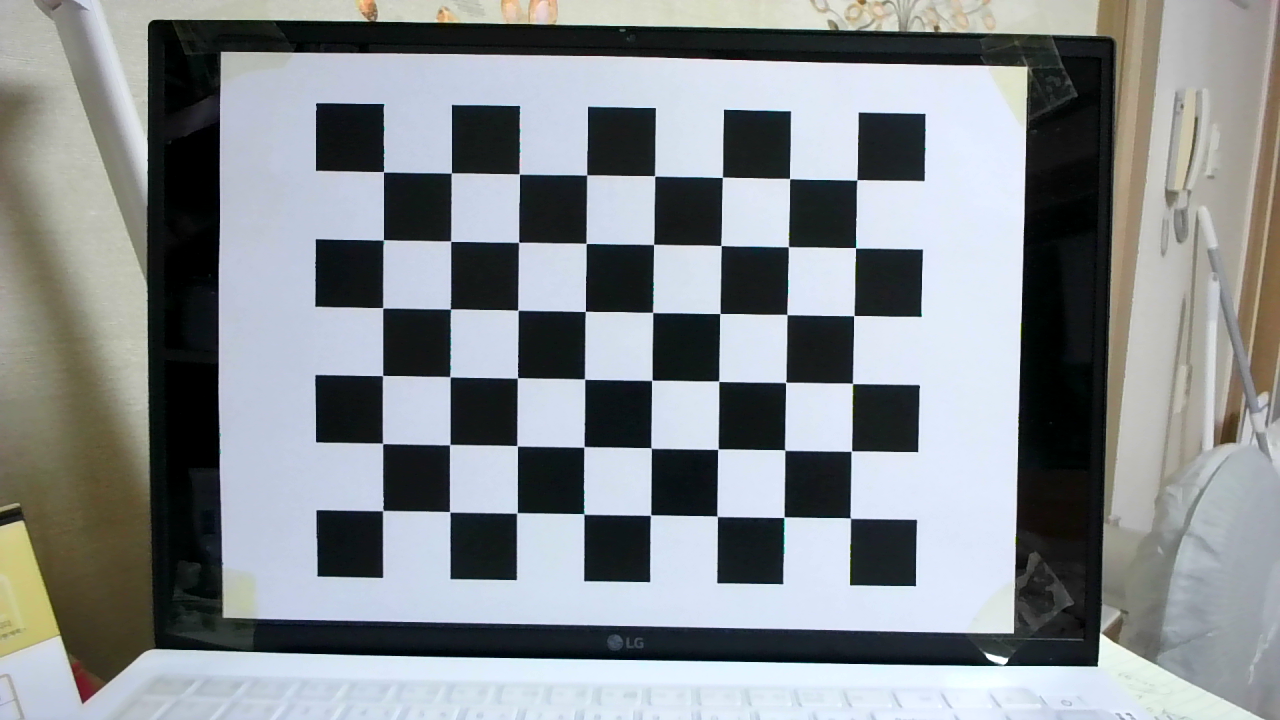
#> input picture capstone/checkerboards/capture_20260120_213259.png, 1280 x 720 px
$ python webcam_calibratiion2.py
#> lines starting #> are read from the running program, lines starting #| are printed output that depends on the picture
import cv2
import numpy as np
import os
import glob
import pickle

# ===================== 사용자 설정 =====================
IMAGE_DIR = "/home/a/Documents/capstone/checkerboards"
CALIB_FILE = "/home/a/Documents/capstone/webcam2_calibration_1280x720_25mm.pkl"

# 사용할 카메라 인덱스 (중요)
CAM_INDEX = 2

# 체커보드 내부 코너 개수 (8x6 vertices)
CHECKERBOARD = (8, 6)

# 한 칸 실제 크기: 25mm = 0.025m
SQUARE_SIZE_M = 0.025

# 캡처 해상도 (캘리/실시간 동일하게 유지 권장)
CAP_W, CAP_H = 1280, 720
# ======================================================


def calibrate_camera():
    criteria = (cv2.TERM_CRITERIA_EPS + cv2.TERM_CRITERIA_MAX_ITER, 30, 0.001)

    objpoints = []
    imgpoints = []

    objp = np.zeros((CHECKERBOARD[0] * CHECKERBOARD[1], 3), np.float32)
    objp[:, :2] = np.mgrid[0:CHECKERBOARD[0], 0:CHECKERBOARD[1]].T.reshape(-1, 2)
    objp *= SQUARE_SIZE_M

    pattern = os.path.join(IMAGE_DIR, "*.png")
    images = sorted(glob.glob(pattern))
    if len(images) == 0:
        raise FileNotFoundError(f"캘리브레이션 이미지가 없습니다: {pattern}")

    gray_size = None
    used = 0

    print(f"총 이미지 개수: {len(images)}")
    print("코너 검출 시작...")

    for fname in images:
        img = cv2.imread(fname)
#> img is the input picture: shape (720, 1280, 3); mean B, G, R 142.7, 139.4, 134.3
        if img is None:
            print(f"[SKIP] 이미지 로드 실패: {fname}")
            continue

        gray = cv2.cvtColor(img, cv2.COLOR_BGR2GRAY)
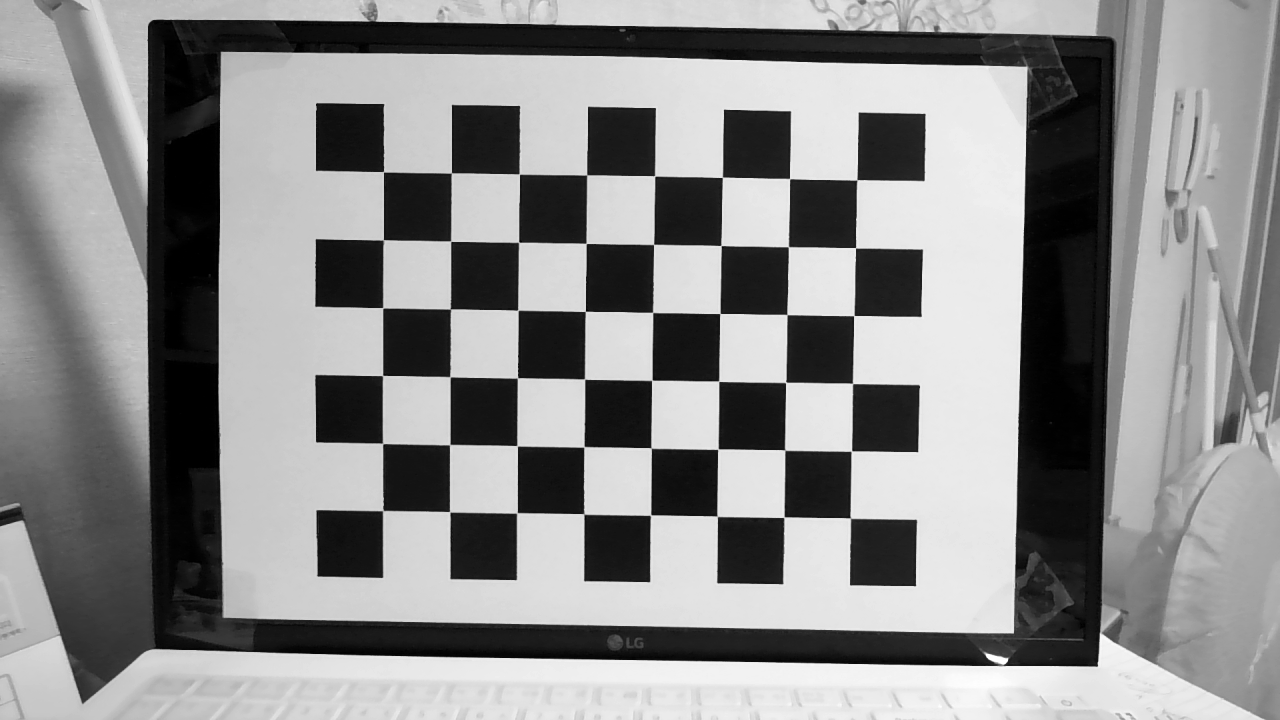
#> gray: shape (720, 1280); min 0, max 255, mean 138.1
        gray_size = gray.shape[::-1]  # (w, h)
#> gray_size = (1280, 720)

        ret, corners = cv2.findChessboardCorners(
            gray,
            CHECKERBOARD,
            cv2.CALIB_CB_ADAPTIVE_THRESH
            + cv2.CALIB_CB_FAST_CHECK
            + cv2.CALIB_CB_NORMALIZE_IMAGE
        )
#> ret = True; corners = 48 rows, first 8: [383.5, 171.6], [451.4, 172.8], [519.5, 174], [586.8, 174.8], [655, 175.8], [722.3, 177.5], [789.5, 178.6], [856.9, 179.7]

        if ret:
            corners2 = cv2.cornerSubPix(gray, corners, (11, 11), (-1, -1), criteria)
#> corners2 = 48 rows, first 8: [383.5, 171.7], [451.3, 173], [519.3, 174], [586.7, 175], [654.6, 175.8], [722.4, 177.3], [789.6, 178.5], [856.8, 179.8]
            objpoints.append(objp)
            imgpoints.append(corners2)
            used += 1

            vis = cv2.drawChessboardCorners(img.copy(), CHECKERBOARD, corners2, ret)
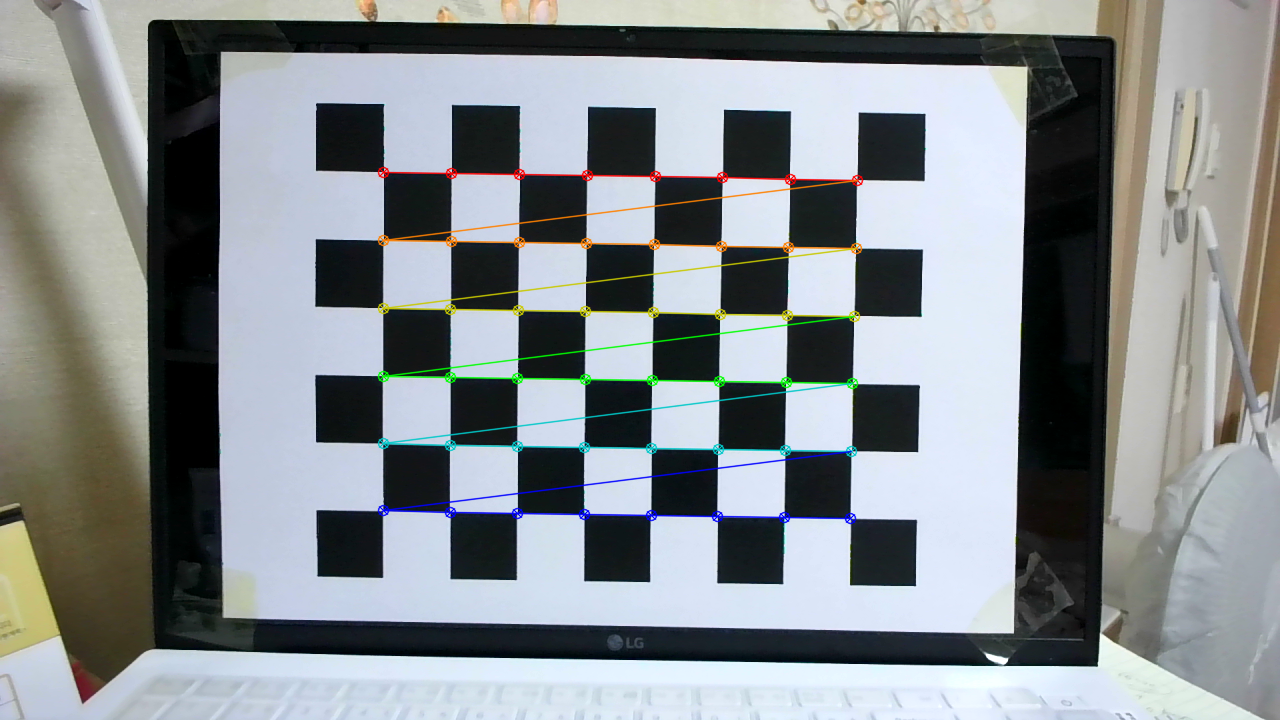
#> vis: shape (720, 1280, 3); mean B, G, R 142, 139.4, 134.1
            cv2.imshow("Corners (auto next)", vis)
            cv2.waitKey(200)
        else:
            print(f"[NO CORNERS] {os.path.basename(fname)}")
#> pass 2 of the loop in calibrate_camera, `for fname in images:`:
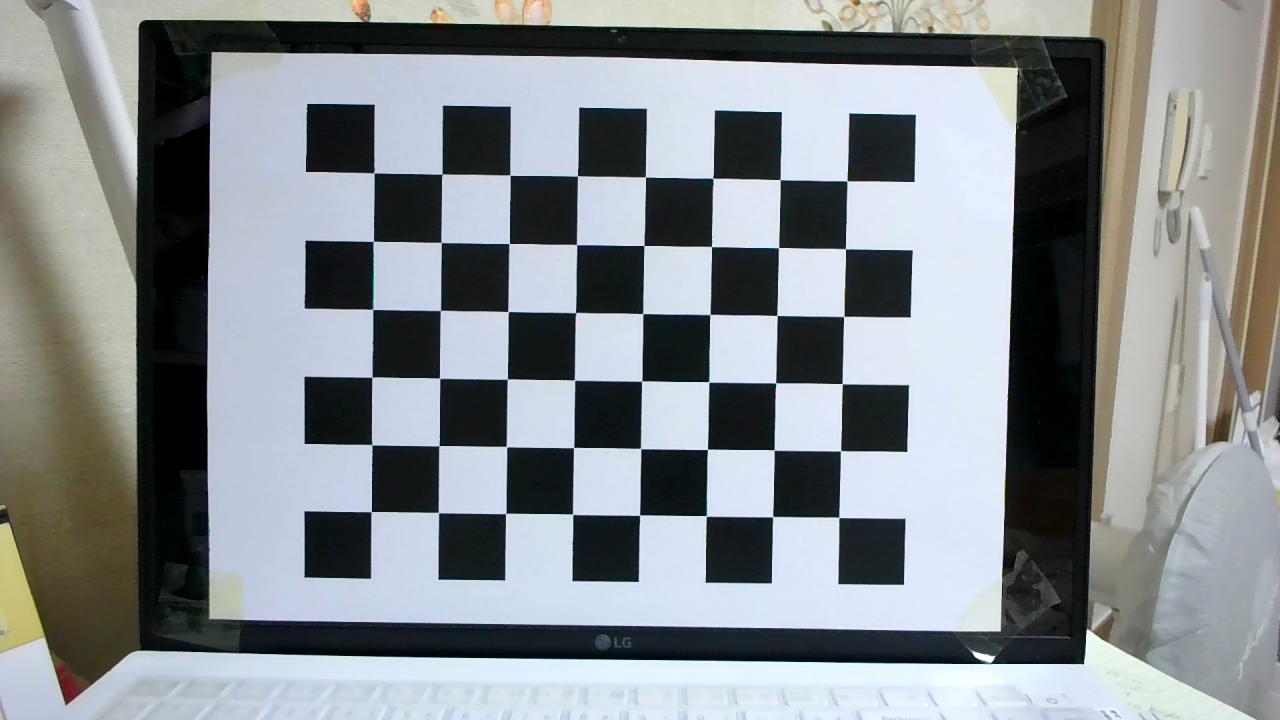
#> input picture capstone/checkerboards/capture_20260120_213300.png, 1280 x 720 px
#> in calibrate_camera, img is the input picture: shape (720, 1280, 3); mean B, G, R 142.5, 139.1, 134.1
#> in calibrate_camera, `gray = cv2.cvtColor(img, cv2.COLOR_BGR2GRAY)`:
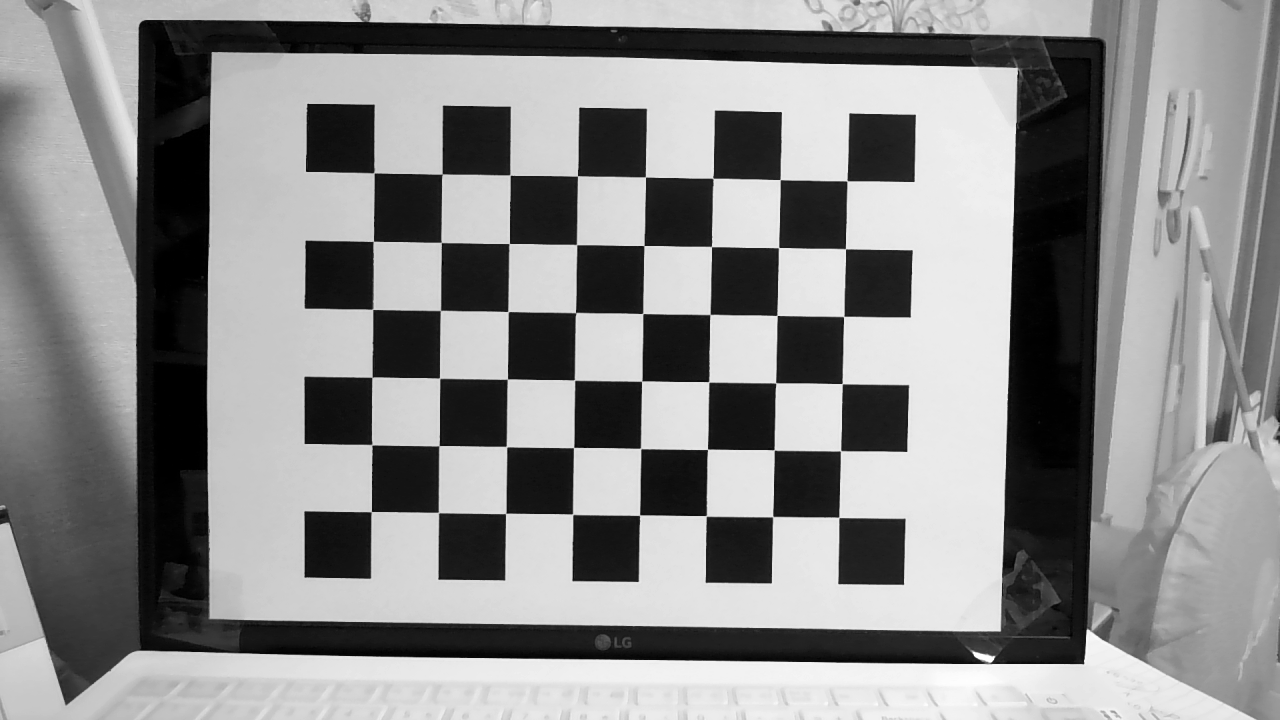
#> gray: shape (720, 1280); min 0, max 255, mean 137.9
#> corners = 48 rows, first 8: [374, 172.9], [442.3, 173.8], [510.2, 175.1], [577.5, 175.8], [645.5, 177], [712.9, 178.3], [780.1, 179.5], [847, 181]
#> corners2 = 48 rows, first 8: [374, 172.8], [442, 174.1], [510, 175.1], [577.4, 175.9], [645.4, 176.9], [713.1, 178.3], [780.2, 179.6], [846.9, 180.8]
#> in calibrate_camera, `vis = cv2.drawChessboardCorners(img.copy(), CHECKERBOARD, corners2, ret)`:
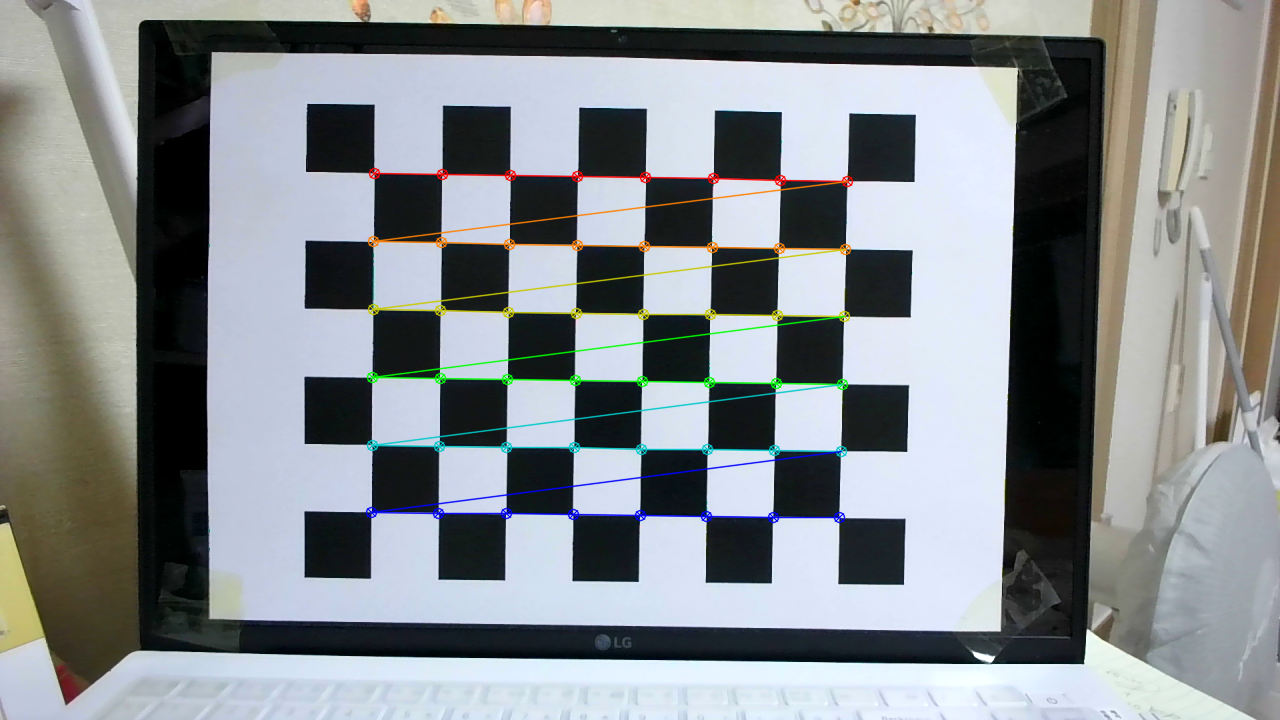
#> vis: shape (720, 1280, 3); mean B, G, R 141.8, 139.1, 134
#> pass 3 of the loop in calibrate_camera, `for fname in images:`:
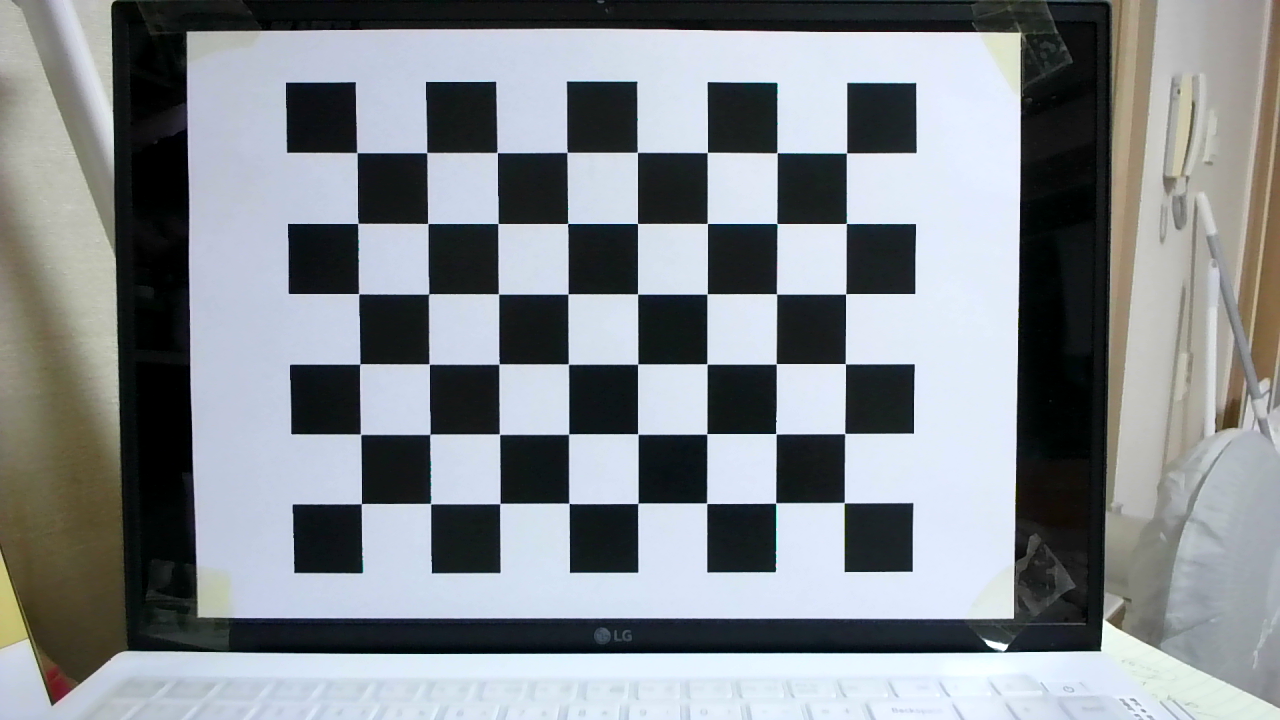
#> input picture capstone/checkerboards/capture_20260120_213313.png, 1280 x 720 px
#> in calibrate_camera, img is the input picture: shape (720, 1280, 3); mean B, G, R 142.9, 138.2, 132.7
#> in calibrate_camera, `gray = cv2.cvtColor(img, cv2.COLOR_BGR2GRAY)`:
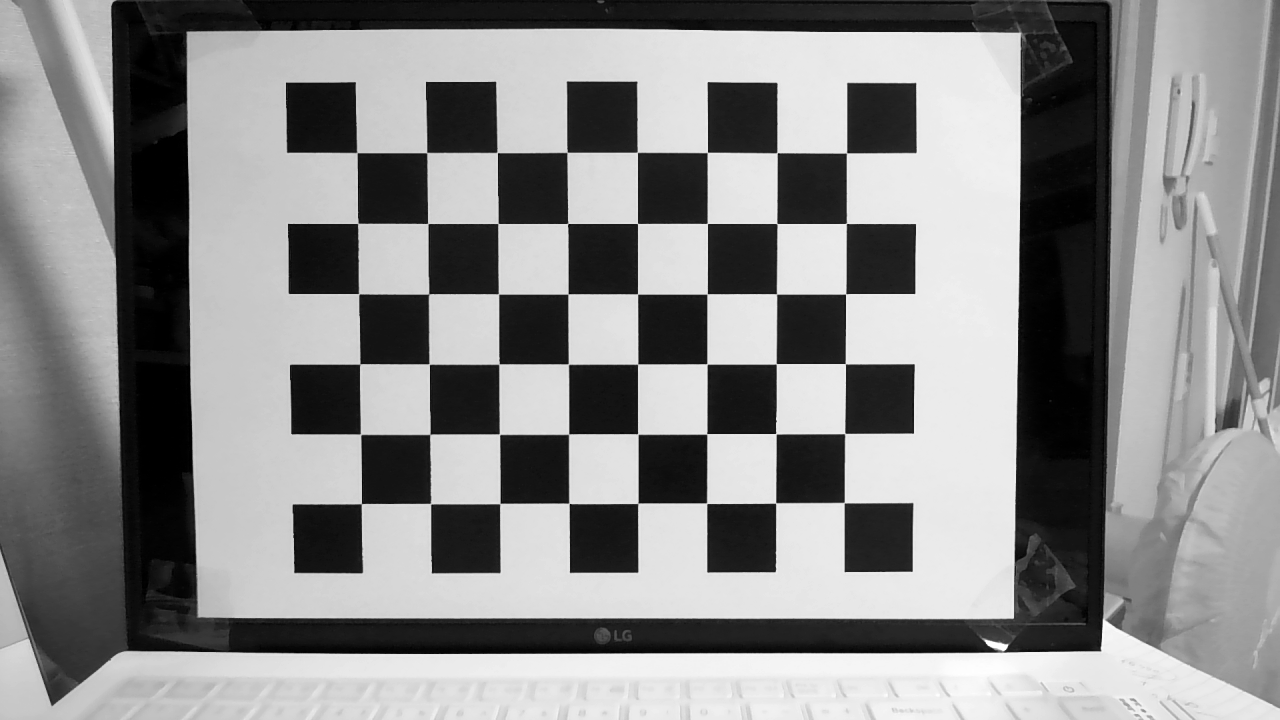
#> gray: shape (720, 1280); min 0, max 255, mean 137
#> corners = 48 rows, first 8: [357.2, 152.7], [426.7, 152.5], [497.4, 152.7], [567.2, 152.2], [637.4, 152.3], [707.5, 152.4], [777.1, 152.9], [846.6, 152.8]
#> corners2 = 48 rows, first 8: [356.9, 152.6], [426.7, 152.6], [497.2, 152.5], [566.9, 152.4], [637.4, 152.3], [707.3, 152.5], [777, 152.7], [846.5, 153]
#> in calibrate_camera, `vis = cv2.drawChessboardCorners(img.copy(), CHECKERBOARD, corners2, ret)`:
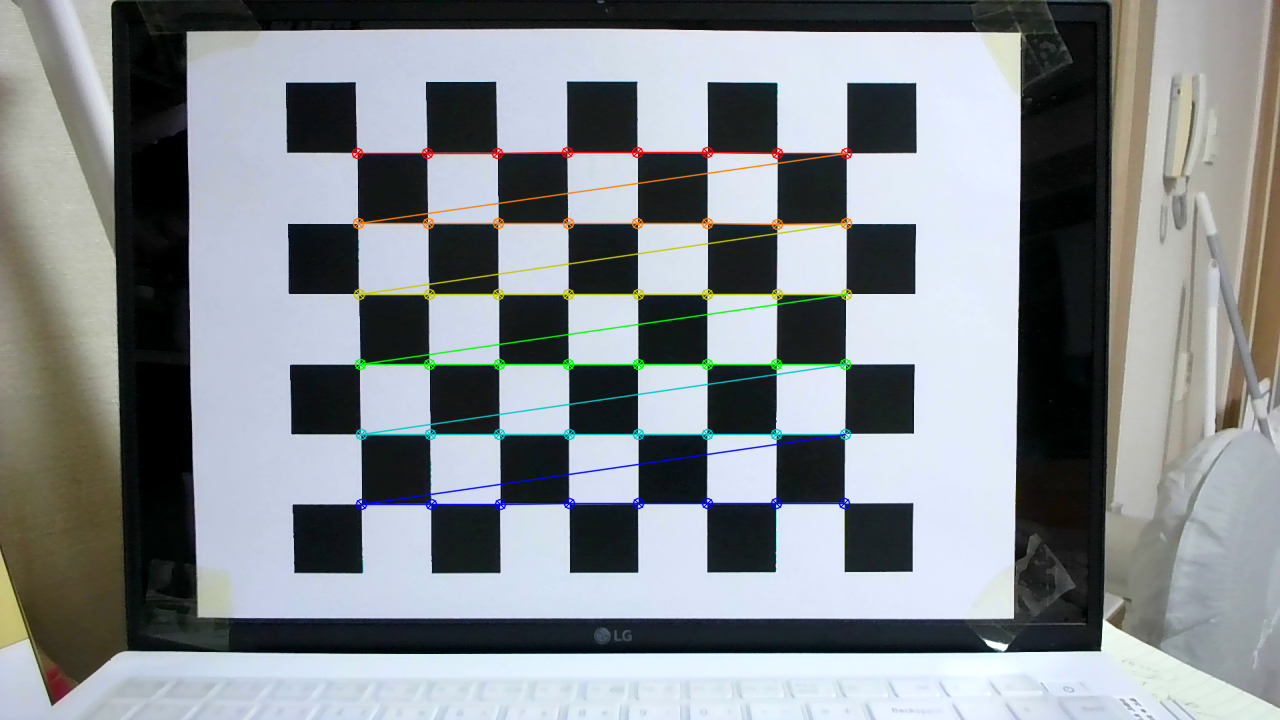
#> vis: shape (720, 1280, 3); mean B, G, R 142.2, 138.2, 132.5

    cv2.destroyAllWindows()

    if used < 10:
#> (the run stopped early here; a loop or call above may not have finished)
